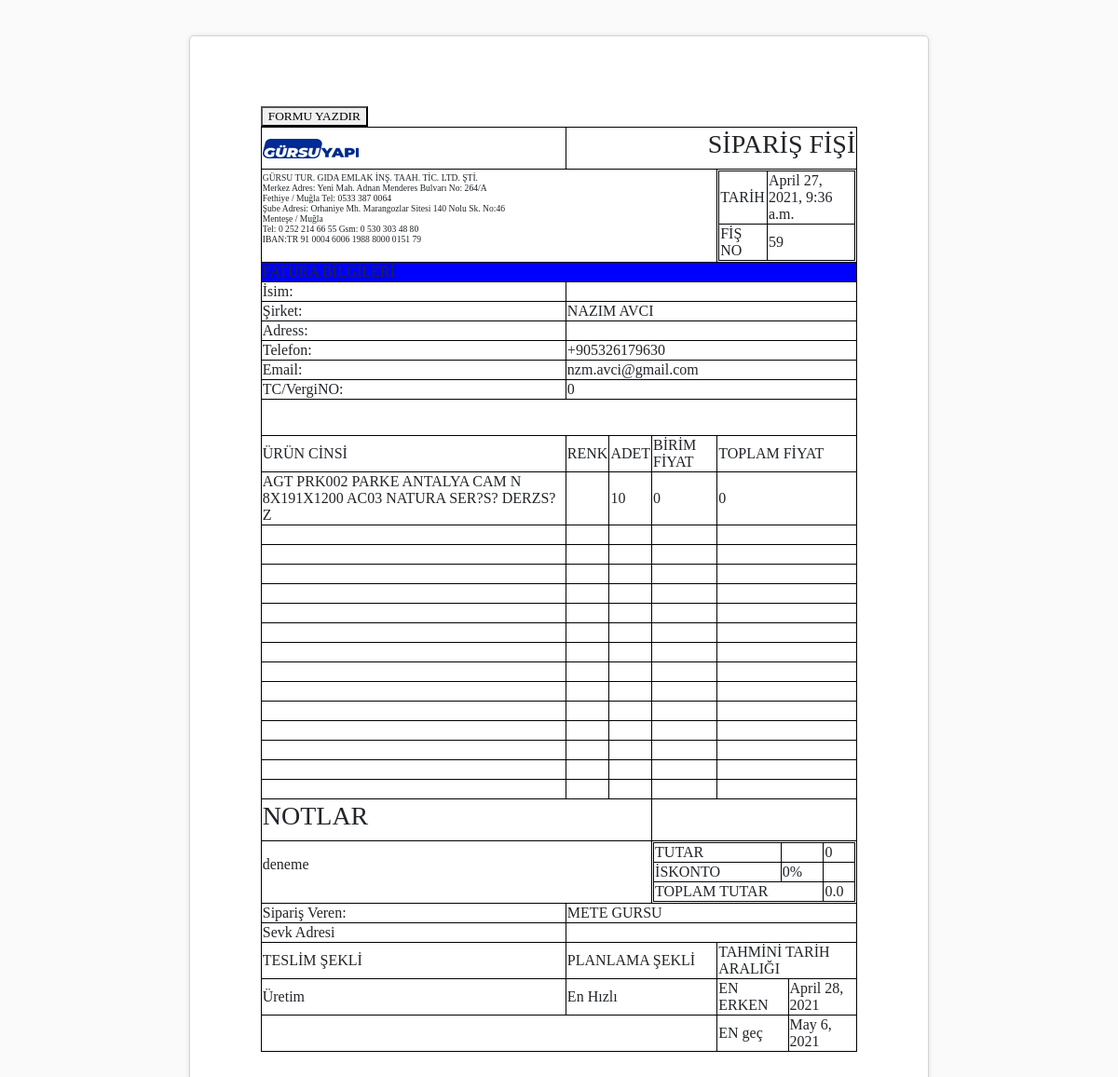
/order/orderSiparisFisi/59 (signed in), run on the app's committed database.
### order/models.py (models this page shows, shortened)
class Order (models.Model):
    orderTypeChoise = (
        ("U","Uretim"),
        ("S","Sevk"),
        ("M","Montaj"),
        ("D","Depo Teslim"),
    )
    satisKanalSecenek = (
        ("Perakende","Perakende"),
        ("Toptan","Toptan"),
        ("Proje","Proje")
    )
    planlamaSecenek = (
        ("En Hızlı","En Hızlı"),
        ("Müş.den Haber Bekle","Müş.den Haber Bekle"),
        ("Müsaitliğimize Göre","Müsaitliğimize Göre")
    )
    customer = models.ForeignKey("Customer",on_delete=models.CASCADE,verbose_name="Müşteri")
    create_date = models.DateTimeField(auto_now=True)
    content = RichTextField(verbose_name="Açıklama")
    order_image = models.FileField(blank =True,null=True,verbose_name="Sipariş Formunu Ekleyiniz")
    stok = models.CharField(max_length=1,choices = [('1', 'Var'), ('0', 'Yok')],verbose_name="Stok Durumu",default="0")
    order_type = models.CharField(max_length=1,choices = orderTypeChoise,verbose_name="Sipariş Tipi")
    statu = models.ForeignKey(OrderStatu,on_delete=models.PROTECT,default=23)
    iskonto = models.IntegerField(default=0,verbose_name="İskonto Oranı(%)")
    tahmini_tarih_min = models.DateField(null=True,verbose_name="En erken teslim (yyyy-mm-dd)")
    tahmini_tarih_max = models.DateField(null=True,verbose_name="En geç teslim (yyyy-mm-dd)")
    sevk_adres = models.ForeignKey("Address",on_delete=models.PROTECT,verbose_name="Sevk Adresi",null=True)
    satis_kanali = models.CharField(max_length=10,choices = satisKanalSecenek,verbose_name="Satış Kanalı")
    planlama_sekli = models.CharField(max_length=20,choices = planlamaSecenek,verbose_name="Planlama Şekli",default="En Hızlı")

class Customer(models.Model):
    customer_type=(("Şahıs","Şahıs"),("Kurumsal","Kurumsal")    )
    customer_name = models.CharField(max_length=50,verbose_name="MÜŞTERİ ADI")
    telephone = models.CharField(max_length=50,verbose_name="TELEFON")
    email = models.CharField( max_length=254,verbose_name="EMAIL")
    created_date = models.DateTimeField(auto_now=True)
    active = models.CharField(max_length=1,default="1",verbose_name="Aktif")
    vergi_no = models.IntegerField(verbose_name="Vergi/TC no",default=0,null=True)
    customer_type = models.CharField(max_length=10,choices = customer_type,verbose_name="Şahıs/Kurumsal",default=customer_type[0][1])
    vergi_dairesi = models.CharField(max_length=70,verbose_name="Vergi Dairesi",default="Fethiye VD.")

class OrderProducts(models.Model):
    order = models.ForeignKey(Order,on_delete=models.CASCADE)
    product = models.ForeignKey(Product,on_delete=models.PROTECT)
    colour = models.CharField(max_length=20,verbose_name="Renk",blank=True)
    amount  = models.IntegerField(default=0)
    birim_fiyat = models.IntegerField(default=0)
    toplam_tutar = models.IntegerField(default=0)

class Product(models.Model):
    unit_type = (
            ("AD","AD"),
            ("TN","TN"),
            ("M2","M2"),
            ("PK","PK"),
            ("TK","TK"),
            ("MT","MT"),
            ("BY","BY"),
            ("M3","M3"),
            ("KG","KG"),
       )
    urun_kodu = models.CharField(max_length=100,verbose_name="Ürün Kodu",blank=True, null=True)
    product_name = models.CharField(max_length=200,verbose_name="Ürün adı")
    marka = models.ForeignKey(Marka,on_delete=models.CASCADE,verbose_name="Urun Grubu",default=1)
    unit = models.CharField(max_length=10,choices=unit_type,verbose_name="Birim",default="AD")
    urun_grubu = models.ForeignKey(UrunGrubu,on_delete=models.CASCADE,verbose_name="Urun Grubu",default=1)
    product_type =models.ForeignKey(ProductType,on_delete=models.CASCADE,verbose_name="Product Type",default=1)
    montaj_sabiti = models.IntegerField(verbose_name="Montaj Sabiti",default=0)
    birim_fiyat = models.IntegerField(verbose_name="Birim Fiyat" ,default=0)
    product_category = models.ForeignKey(ProductCategory,on_delete=models.CASCADE,verbose_name="Kategori",default=1)
    created_date = models.DateTimeField(auto_now=True)
    active = models.BooleanField(default=True)

### order/views.py (the view)
# urls.py: path('orderSiparisFisi/<int:id>', views.orderSiparisFisi, name='orderSiparisFisi'),
@login_required(login_url='/user/login/')
@permission_required('yetkilendirme.siparis_yonetimi',login_url='/user/yetkiYok/')
def orderSiparisFisi(request,id):
    order = get_object_or_404(Order,id=id)
    orderProducts = OrderProducts.objects.filter(order =order)
    address = Address.objects.filter(customer = order.customer)
    price_sum = sum(orderProducts.values_list('toplam_tutar', flat=True))
    t_tutar = price_sum * ((100 - order.iskonto)/100)
    print(orderProducts.count())
    if order :
        return render(request,"orderSiparis2.html",{'order':order,'orderProducts':orderProducts,'price_sum':price_sum,'t_tutar':t_tutar,'address':address,'range':range(15-orderProducts.count())})
    else:
        messages.success(request,"Sipariş bulunamadı!!!!!!")
    return  redirect("/order/orderList")

### templates/orderSiparis2.html (shortened to what this page needs)
  {% load static %}
  <html lang="en">
  <head>
      <link href="https://cdn.jsdelivr.net/npm/bootstrap@5.0.0-beta3/dist/css/bootstrap.min.css" rel="stylesheet">
      <link rel="stylesheet" type="text/css" href="https://cdnjs.cloudflare.com/ajax/libs/bootstrap-datetimepicker/4.17.43/css/bootstrap-datetimepicker.min.css">
      <link rel="stylesheet" type="text/css" href="https://cdnjs.cloudflare.com/ajax/libs/bootstrap-datetimepicker/4.17.43/css/bootstrap-datetimepicker-standalone.css">
  </head>
  <body>
      <main class="page">
        <button onClick="window.print()"> FORMU YAZDIR </button><br>
          <table style="width:100%">
            <tr>
                <td colspan="2"> <img src="/media/gursuYapi.png"></td>
                <td colspan="10" align="right"> <h3>SİPARİŞ FİŞİ</h3></td>
            </tr>
            <tr>
                <td colspan="10" align="left" style="width: 450px;">
                    <p style="font-size:60%;">
                        GÜRSU TUR. GIDA EMLAK İNŞ. TAAH. TİC. LTD. ŞTİ.	<br>
                        Merkez Adres: Yeni Mah. Adnan Menderes Bulvarı No: 264/A<br>
                            Fethiye / Muğla Tel: 0533 387 0064<br>
                        Şube Adresi: Orhaniye Mh. Marangozlar Sitesi 140 Nolu Sk. No:46 <br>
                            Menteşe / Muğla 		<br>
                        Tel: 0 252 214 66 55 Gsm: 0 530 303 48 80		<br>
                        IBAN:TR 91 0004 6006 1988 8000 0151 79
                    </p>
                </td>
                <td colspan="2" valign="top" align="right">
                    <table>
                        <tr> <td>TARİH</td> <td> {{order.create_date}}</td></tr>
                        <tr> <td>FİŞ NO</td> <td> {{order.id}} </td></tr>
                    </table>
                </td>
            </tr>
            <tr><td colspan=12 align="LEFT" bgcolor="blue">FATURA BİLGİLERİ</td></tr>
            <tr><td>İsim:</td><td colspan="11"> </td></tr>
            <tr><td >Şirket:</td><td colspan="11"> {{order.customer.customer_name}}</td></tr>
            <tr><td >Adress:</td><td colspan="11"> {{order.sevk_adres.adres}} {{order.sevk_adres.ilce}} {{order.sevk_adres.il}}</td></tr>
            <tr><td >Telefon:</td><td colspan="11">{{order.customer.telephone}} </td></tr>
            <tr><td >Email:</td><td colspan="11">{{order.customer.email}} </td></tr>
            <tr><td >TC/VergiNO:</td><td colspan="11"> {{order.customer.vergi_no}} </td></tr>
            <tr><td colspan="12"> <br><br></td></tr>
            <tr><td colspan="6">ÜRÜN CİNSİ</td>
                <td>RENK</td>
                <td>ADET</td><td colspan="2">BİRİM FİYAT</td>
                <td colspan="2">TOPLAM FİYAT</td></tr>
            {% for orderProduct in orderProducts%}
            <tr><td colspan="6">{{orderProduct.product.product_name}}</td>
                <td>{{orderProduct.colour}}</td>
                <td>{{orderProduct.amount}}</td>
                <td colspan="2">{{orderProduct.birim_fiyat}}</td>
                <td colspan="2">{{orderProduct.toplam_tutar}}</td>
            </tr>
            {% endfor%}
            {% for i in range %}
            <tr><td colspan="6"><br></td>
                <td></td>
                <td></td>
                <td colspan="2"></td>
                <td colspan="2"></td>
            </tr>
            {% endfor%}
            <tr>
                <td colspan="8" align="left"> <h3>NOTLAR</h3></td>
                <td colspan="4"> </td>
            </tr>
            <tr>
                <td colspan="8" align="left"> {{order.content|safe}}</td>
                <td colspan="4" align="right">
                    <table style="width:100%">
                        <tr> <td>TUTAR</td> <td> </td><td> {{price_sum}}</td></tr>
                        <tr> <td>İSKONTO</td> <td>{{order.iskonto}}% </td> <td></td></tr>
                        <tr> <td colspan="2">TOPLAM TUTAR</td> <td>{{t_tutar}}</td></tr>
                    </table>
                </td>
            </tr>
            <tr><td >Sipariş Veren:</td><td colspan="11"> METE GURSU </td></tr>
            <tr><td >Sevk Adresi</td><td colspan="11"> {{order.sevk_adres.adres}} {{order.sevk_adres.ilce}}{{order.sevk_adres.il}} </td></tr>
            <tr><TD colspan="4">TESLİM ŞEKLİ</TD><td colspan="6">PLANLAMA ŞEKLİ</td><td colspan="2">TAHMİNİ TARİH ARALIĞI</td></tr>
            <tr><TD colspan="4">
              {% if order.order_type == "U" %} Üretim {% endif %}
            </TD><td colspan="6"> {{order.planlama_sekli}} </td><td>EN ERKEN</td><TD>{{order.tahmini_tarih_min}}</TD></tr>
            <TR><TD colspan="10"></TD><td>EN geç</td><TD>{{order.tahmini_tarih_max}}</TD></TR>
          </table>
      </main>
  </body>
  </html>

### templates/orderSiparis2.html (style rules this page uses)
body { margin: 0; padding: 0; background-color: #FAFAFA; font: 10pt "Tahoma"; }
* { box-sizing: border-box; -moz-box-sizing: border-box; }
.page { width: 21cm; min-height: 29.7cm; padding: 2cm; margin: 1cm auto; border: 1px #D3D3D3 solid; border-radius: 5px; background: white; box-shadow: 0 0 5px rgba(0, 0, 0, 0.1); }
table, th, td { border: 1px solid black; }

### data on the page
Order: create_date "April 27, 2021, 9:36 a.m.", id "59", customer.customer_name "NAZIM AVCI", customer.telephone "+905326179630", customer.email "nzm.avci@gmail.com", customer.vergi_no "0", content "deneme", iskonto "0", planlama_sekli "En Hızlı", tahmini_tarih_min "April 28, 2021", tahmini_tarih_max "May 6, 2021"
OrderProducts: product.product_name "AGT PRK002 PARKE ANTALYA CAM N 8X191X1200 AC03 NATURA SER?S? DERZS?Z", amount "10", birim_fiyat "0", toplam_tutar "0"

### other printed values
{{ price_sum }} "0"
{{ t_tutar }} "0.0"
